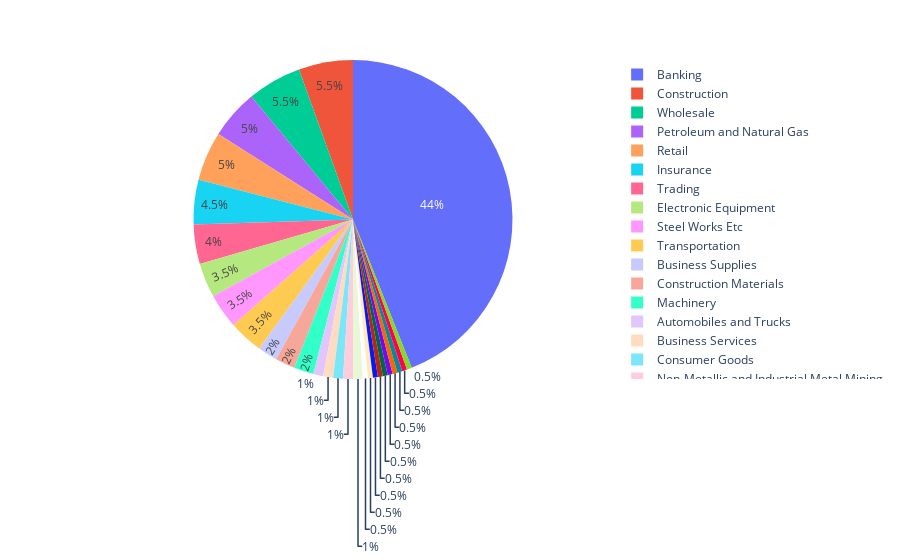

Notebook source saved alongside this figure:
### Markdown cell above
#### Industries

### Code cell
best = df[df.portfolio=="best"]
counts = best.groupby("famaindustry").predict.count()
counts = counts.rename(index={"Almost Nothing": "Other"})
counts = counts.reset_index()
counts.columns = ["industry", "count"]

fig = px.pie(counts, values="count", names="industry")

fig.show()

### Figure 1 — Plotly figure (JSON) as saved in the notebook; plotly's stock layout.template omitted (floating-point values rounded to 4 significant figures)
{"data": [{"domain": {"x": [0, 1], "y": [0, 1]}, "hovertemplate": "industry=%{label}<br>count=%{value}<extra></extra>", "labels": ["Other", "Apparel", "Automobiles and Trucks", "Banking", "Business Services", "Business Supplies", "Chemicals", "Coal", "Communication", "Computers", "Construction", "Construction Materials", "Consumer Goods", "Electronic Equipment", "Food Products", "Insurance", "Machinery", "Non-Metallic and Industrial Metal Mining", "Personal Services", "Petroleum and Natural Gas", "Pharmaceutical Products", "Printing and Publishing", "Retail", "Steel Works Etc", "Trading", "Transportation", "Utilities", "Wholesale"], "legendgroup": "", "name": "", "showlegend": true, "type": "pie", "values": [1, 1, 2, 88, 2, 4, 1, 1, 1, 1, 11, 4, 2, 7, 1, 9, 4, 2, 1, 10, 1, 2, 10, 7, 8, 7, 1, 11]}], "layout": {"legend": {"tracegroupgap": 0}, "margin": {"t": 60}}}
